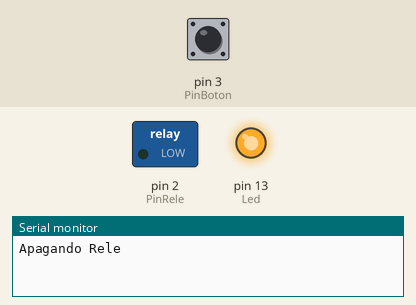
Recording of a sketch running on a simulated Arduino Uno, built with avr-gcc and run on an emulated ATmega328P. On the bench: switched loads named in the sketch (green lamp = pin HIGH), output pins drawn as LEDs (lit = HIGH), the last lines printed to the serial monitor. Dashed ring = blinking. The test bench sets the inputs (shaded band); at power-on: pin 3 (PinBoton) LOW. The local clock reads 2024-03-15 10:24:30 at power-on unless the sketch sets it.

Above: at 1.2 s.
1.3 s: pin 3 (PinBoton) pulled HIGH for 1 s
At 1.75 s:
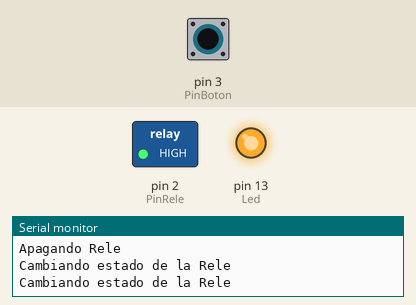
4.0 s: pin 3 (PinBoton) pulled HIGH for 0.15 s
At 5.0 s:
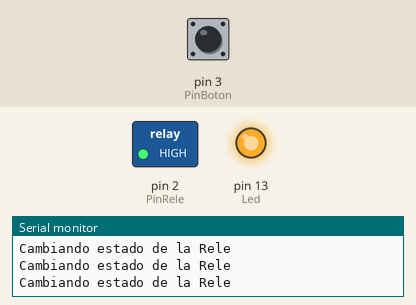
5.8 s: pin 3 (PinBoton) pulled HIGH for 3.2 s
At 10.5 s:
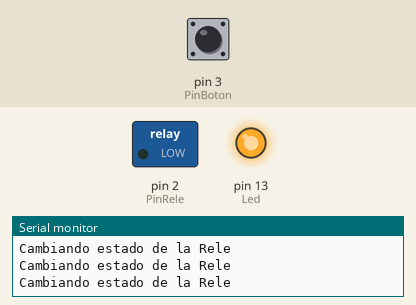
Timing chart, 0 to 12.0 s (numbered marks = the images above; inputs shaded):
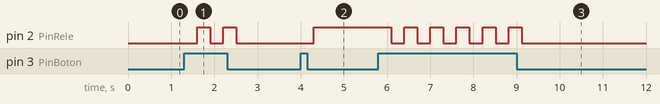

The sketch:

SistemaRigo.ino
```cpp
// Creado ChepeCarlos de ALSW
// Tutorial Completo en https://nocheprogramacion.com
// Canal Youtube https://youtube.com/alswnet?sub_confirmation=1

#include <Wire.h>
#include "RTClib.h"
int Led = 13;

int HoraInicio = 6;
int HoraFin = 18;
int Periodo = 15;
int PinRele = 2;
int HoraAnteriorInicio = 0;
int HoraAnteriorFin = 0;
int PinBoton = 3;
boolean Rele = false;

RTC_DS1307 rtc;

void setup() {
  pinMode(PinBoton, INPUT);
  pinMode(Led, OUTPUT);
  digitalWrite(Led, 1);
  pinMode(PinRele, OUTPUT);
  digitalWrite(PinRele, 1);
  Serial.begin (9600);
  Wire.begin();
  if (!rtc.begin()) {
    Serial.println("RTC no funciona!");
    ErrorLed();
  }
}

void loop() {

  DateTime ahora = rtc.now();
  int Hora = ahora.hour();
  int Minuto = ahora.minute();
  // Serial.print(ahora.year(), DEC);
  // Serial.print('/');
  // Serial.print(ahora.month(), DEC);
  // Serial.print('/');
  // Serial.print(ahora.day(), DEC);
  // Serial.print('/');
  // Serial.print(ahora.hour(), DEC);
  // Serial.print('/');
  // Serial.print(ahora.minute(), DEC);
  // Serial.print('/');
  // Serial.print(ahora.second(), DEC);
  // Serial.println();
  // Serial.println();
  // delay(1000);

  FuncionRiego(Hora, Minuto);
  FuncionBoton();

  if (Rele) {
    digitalWrite(PinRele, 1);
  }
  else {
    digitalWrite(PinRele, 0);
  }

}

void FuncionRiego(int Hora, int Minuto) {
  if (Hora >= HoraInicio && Hora <= HoraFin ) {
    if (Minuto <= Periodo && Hora != HoraAnteriorInicio) {
      Serial.println("Encendiendo Rele");
      Rele = true;
      HoraAnteriorInicio = Hora;
    }
    else if (Minuto > Periodo && Hora != HoraAnteriorFin) {
      Serial.println("Apagando Rele");
      Rele = false;
      HoraAnteriorFin = Hora;
    }
  }
}

void FuncionBoton() {
  if (digitalRead(PinBoton) == 1) {
    Serial.println("Cambiando estado de la Rele");
    Rele = !Rele;
    delay(300);
  }
}

void ErrorLed() {
  for (;;) {
    digitalWrite(Led, 0);
    delay(500);
    digitalWrite(Led, 1);
    delay(500);
  }
}
```

Measured:
- after the input at 1.3 s, pin 2 (PinRele): alternates HIGH for 0.30 s and LOW for 0.30 s, 4 changes in all, then stays LOW, starting after 0.30 s
- after the input at 4.0 s, pin 2 (PinRele): LOW → HIGH after 0.30 s
- after the input at 5.8 s, pin 2 (PinRele): alternates HIGH for 0.30 s and LOW for 0.30 s, 11 changes in all, then stays LOW, starting after 0.30 s
